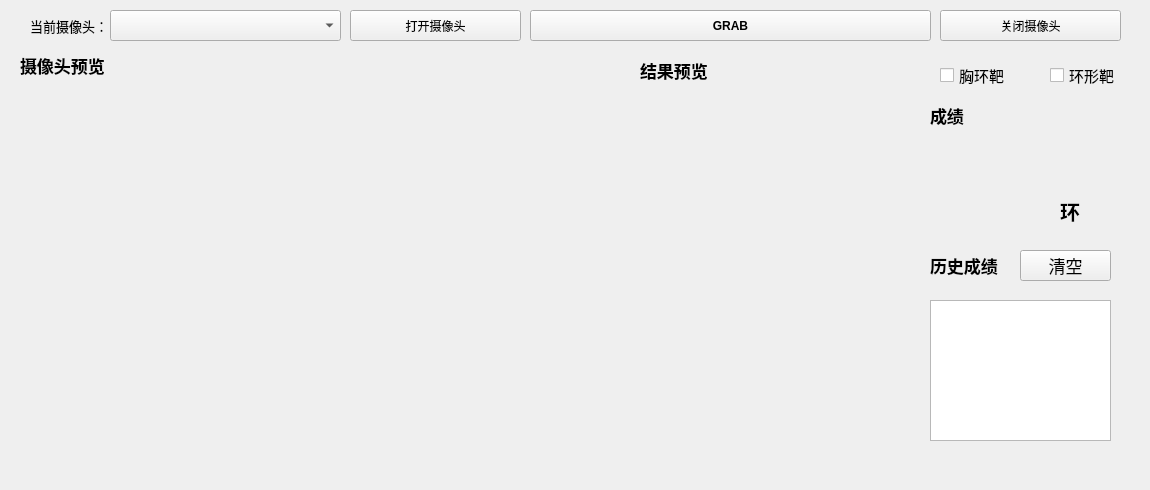
<?xml version="1.0" encoding="UTF-8"?>
<ui version="4.0">
 <class>autoreporting</class>
 <widget class="QWidget" name="autoreporting">
  <property name="geometry">
   <rect>
    <x>0</x>
    <y>0</y>
    <width>1150</width>
    <height>490</height>
   </rect>
  </property>
  <property name="minimumSize">
   <size>
    <width>1150</width>
    <height>490</height>
   </size>
  </property>
  <property name="maximumSize">
   <size>
    <width>1150</width>
    <height>490</height>
   </size>
  </property>
  <property name="windowTitle">
   <string>Autoreporting</string>
  </property>
  <widget class="QCameraViewfinder" name="widget" native="true">
   <property name="geometry">
    <rect>
     <x>20</x>
     <y>80</y>
     <width>601</width>
     <height>391</height>
    </rect>
   </property>
  </widget>
  <widget class="QPushButton" name="button_ok">
   <property name="geometry">
    <rect>
     <x>350</x>
     <y>10</y>
     <width>171</width>
     <height>31</height>
    </rect>
   </property>
   <property name="font">
    <font>
     <family>微软雅黑</family>
     <weight>50</weight>
     <bold>false</bold>
    </font>
   </property>
   <property name="text">
    <string>打开摄像头</string>
   </property>
  </widget>
  <widget class="QComboBox" name="comboBox_cameralist">
   <property name="geometry">
    <rect>
     <x>110</x>
     <y>10</y>
     <width>231</width>
     <height>31</height>
    </rect>
   </property>
   <property name="font">
    <font>
     <family>微软雅黑</family>
    </font>
   </property>
  </widget>
  <widget class="QPushButton" name="button_close">
   <property name="geometry">
    <rect>
     <x>940</x>
     <y>10</y>
     <width>181</width>
     <height>31</height>
    </rect>
   </property>
   <property name="font">
    <font>
     <family>微软雅黑</family>
     <weight>50</weight>
     <bold>false</bold>
    </font>
   </property>
   <property name="text">
    <string>关闭摄像头</string>
   </property>
  </widget>
  <widget class="QLabel" name="label_cameralist">
   <property name="geometry">
    <rect>
     <x>30</x>
     <y>10</y>
     <width>91</width>
     <height>31</height>
    </rect>
   </property>
   <property name="font">
    <font>
     <family>微软雅黑</family>
     <pointsize>10</pointsize>
     <weight>50</weight>
     <bold>false</bold>
    </font>
   </property>
   <property name="text">
    <string>当前摄像头：</string>
   </property>
  </widget>
  <widget class="QPushButton" name="button_grab">
   <property name="geometry">
    <rect>
     <x>530</x>
     <y>10</y>
     <width>401</width>
     <height>31</height>
    </rect>
   </property>
   <property name="font">
    <font>
     <weight>75</weight>
     <bold>true</bold>
    </font>
   </property>
   <property name="text">
    <string>GRAB</string>
   </property>
  </widget>
  <widget class="QLabel" name="label_ba">
   <property name="geometry">
    <rect>
     <x>650</x>
     <y>90</y>
     <width>251</width>
     <height>351</height>
    </rect>
   </property>
   <property name="text">
    <string/>
   </property>
  </widget>
  <widget class="QLabel" name="label_score">
   <property name="geometry">
    <rect>
     <x>950</x>
     <y>130</y>
     <width>101</width>
     <height>101</height>
    </rect>
   </property>
   <property name="font">
    <font>
     <family>Microsoft YaHei</family>
     <pointsize>69</pointsize>
     <weight>75</weight>
     <italic>false</italic>
     <bold>true</bold>
     <underline>false</underline>
    </font>
   </property>
   <property name="text">
    <string/>
   </property>
   <property name="alignment">
    <set>Qt::AlignRight|Qt::AlignTrailing|Qt::AlignVCenter</set>
   </property>
  </widget>
  <widget class="QLabel" name="label_result">
   <property name="geometry">
    <rect>
     <x>930</x>
     <y>100</y>
     <width>81</width>
     <height>31</height>
    </rect>
   </property>
   <property name="font">
    <font>
     <family>Microsoft YaHei</family>
     <pointsize>13</pointsize>
     <weight>75</weight>
     <bold>true</bold>
    </font>
   </property>
   <property name="text">
    <string>成绩</string>
   </property>
  </widget>
  <widget class="QLabel" name="label_hu">
   <property name="geometry">
    <rect>
     <x>1060</x>
     <y>190</y>
     <width>54</width>
     <height>41</height>
    </rect>
   </property>
   <property name="font">
    <font>
     <family>Microsoft YaHei</family>
     <pointsize>15</pointsize>
     <weight>75</weight>
     <bold>true</bold>
    </font>
   </property>
   <property name="styleSheet">
    <string notr="true"/>
   </property>
   <property name="text">
    <string>环</string>
   </property>
  </widget>
  <widget class="QListWidget" name="list_history">
   <property name="geometry">
    <rect>
     <x>930</x>
     <y>300</y>
     <width>181</width>
     <height>141</height>
    </rect>
   </property>
   <property name="font">
    <font>
     <pointsize>13</pointsize>
     <weight>75</weight>
     <bold>true</bold>
    </font>
   </property>
  </widget>
  <widget class="QLabel" name="label">
   <property name="geometry">
    <rect>
     <x>930</x>
     <y>250</y>
     <width>81</width>
     <height>31</height>
    </rect>
   </property>
   <property name="font">
    <font>
     <family>Microsoft YaHei</family>
     <pointsize>13</pointsize>
     <weight>75</weight>
     <bold>true</bold>
    </font>
   </property>
   <property name="text">
    <string>历史成绩</string>
   </property>
  </widget>
  <widget class="QCheckBox" name="checkBox">
   <property name="geometry">
    <rect>
     <x>940</x>
     <y>60</y>
     <width>111</width>
     <height>31</height>
    </rect>
   </property>
   <property name="font">
    <font>
     <family>Microsoft YaHei</family>
     <pointsize>11</pointsize>
    </font>
   </property>
   <property name="text">
    <string>胸环靶</string>
   </property>
  </widget>
  <widget class="QCheckBox" name="checkBox_2">
   <property name="geometry">
    <rect>
     <x>1050</x>
     <y>60</y>
     <width>181</width>
     <height>31</height>
    </rect>
   </property>
   <property name="font">
    <font>
     <family>Microsoft YaHei</family>
     <pointsize>11</pointsize>
    </font>
   </property>
   <property name="text">
    <string>环形靶</string>
   </property>
  </widget>
  <widget class="QLabel" name="label_2">
   <property name="geometry">
    <rect>
     <x>20</x>
     <y>50</y>
     <width>101</width>
     <height>31</height>
    </rect>
   </property>
   <property name="font">
    <font>
     <family>Microsoft YaHei</family>
     <pointsize>13</pointsize>
     <weight>75</weight>
     <bold>true</bold>
    </font>
   </property>
   <property name="text">
    <string>摄像头预览</string>
   </property>
  </widget>
  <widget class="QLabel" name="label_3">
   <property name="geometry">
    <rect>
     <x>640</x>
     <y>60</y>
     <width>81</width>
     <height>21</height>
    </rect>
   </property>
   <property name="font">
    <font>
     <family>Microsoft YaHei</family>
     <pointsize>13</pointsize>
     <weight>75</weight>
     <bold>true</bold>
    </font>
   </property>
   <property name="text">
    <string>结果预览</string>
   </property>
  </widget>
  <widget class="QPushButton" name="pushButton">
   <property name="geometry">
    <rect>
     <x>1020</x>
     <y>250</y>
     <width>91</width>
     <height>31</height>
    </rect>
   </property>
   <property name="font">
    <font>
     <family>Microsoft YaHei</family>
     <pointsize>13</pointsize>
     <weight>50</weight>
     <bold>false</bold>
    </font>
   </property>
   <property name="text">
    <string>清空</string>
   </property>
  </widget>
 </widget>
 <layoutdefault spacing="6" margin="11"/>
 <customwidgets>
  <customwidget>
   <class>QCameraViewfinder</class>
   <extends>QWidget</extends>
   <header>qcameraviewfinder.h</header>
   <container>1</container>
  </customwidget>
 </customwidgets>
 <resources/>
 <connections/>
</ui>
